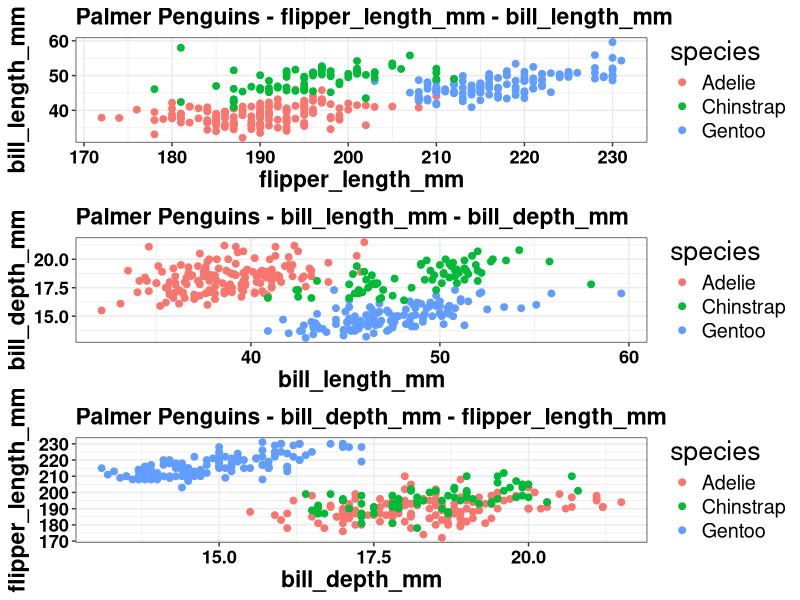
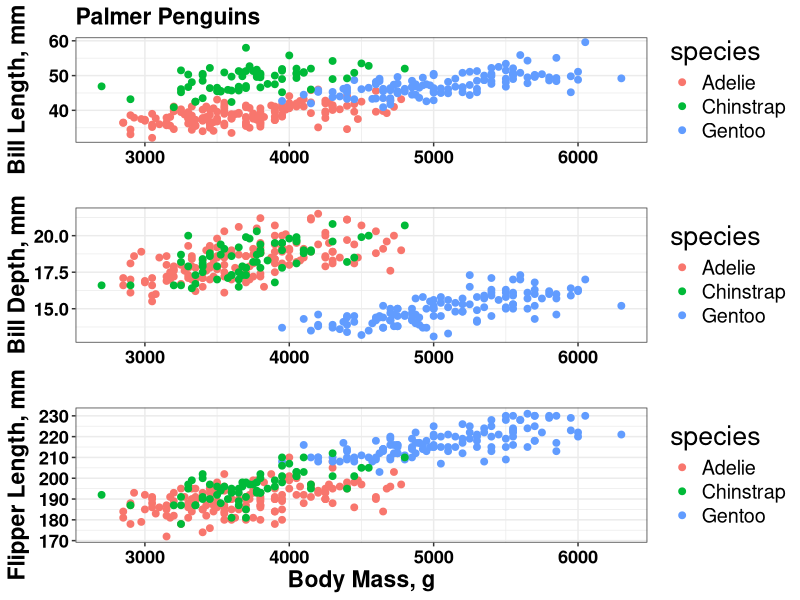
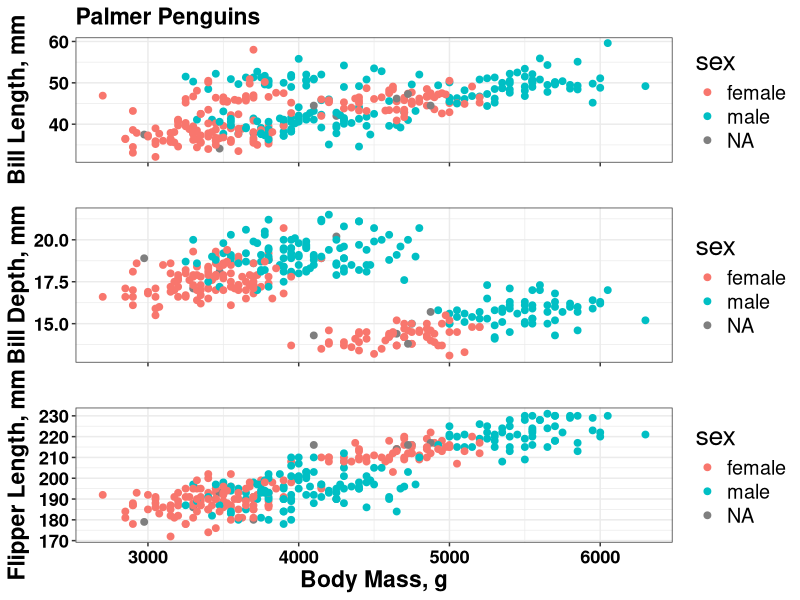

Write the R code that produced these figures, in order.
## ---- chunk 1

## To run from command line:
## Rscript  -e "rmarkdown::render('~/lab/R/var-var-plot.Rmd', output_dir = '~/r-reports/')"

library(dplyr)
library(ggplot2)
library(ggpubr)          # Stack plots with ggpubr::ggarrange
library(palmerpenguins)  # Sample data

pointSize <- 2

theme_jm1 <- theme_bw() + # A decent theme for HTML output
    theme(
        plot.title  = element_text(size = rel(1.5), family = 'Helvetica', face = 'bold'),
        plot.subtitle  = element_text(size = rel(1.3), family = 'Helvetica', face = 'bold'),
        axis.title  = element_text(size = rel(1.5), colour = 'black', face = 'bold'),
        axis.text.x = element_text(angle=0, size = rel(1.5), lineheight = 0.9, colour = 'black', vjust = 1, face = 'bold'),
        axis.text.y = element_text(size = rel(1.5), lineheight = 0.9, colour = 'black', hjust = 1, face = 'bold'),
        legend.title = element_text(size = rel(1.75)),
        legend.key  = element_rect(colour = 'white', fill = 'white'),
        legend.text = element_text(size = rel(1.3))
    )

FigureWidth  <- 14
FigureHeight <- 9

str(penguins)

## ---- chunk 2

## For interactive use select a set of variables, batch job uses the last set defined

vars_to_plot_x <- c('body_mass_g', 'body_mass_g', 'body_mass_g')
vars_to_plot_y <- c('bill_length_mm', 'bill_depth_mm', 'flipper_length_mm')

vars_to_plot_x <- c('flipper_length_mm', 'bill_length_mm', 'bill_depth_mm')
vars_to_plot_y <- c('bill_length_mm', 'bill_depth_mm', 'flipper_length_mm')

penguinPlots <- list()                     # Holds individual plots until they are stacked with ggarrange
for (varnum in 1:length(vars_to_plot_x)) { # Variable variable names
    Title <- paste0('Palmer Penguins', ' - ', vars_to_plot_x[[varnum]], ' - ', vars_to_plot_y[[varnum]])
    penguinPlots[[varnum]] <- ggplot(penguins) +
        geom_point(aes_string(x = vars_to_plot_x[[varnum]], y = vars_to_plot_y[[varnum]], colour = 'species'), size = pointSize) +
        xlab(vars_to_plot_x[[varnum]]) + ylab(vars_to_plot_y[[varnum]]) +
        ggtitle(Title)  + theme_jm1
}

## ---- chunk 3

ggarrange(plotlist = penguinPlots, ncol = 1, nrow = length(penguinPlots), align = "v")

## ---- chunk 4

vars_to_plot_x <- c('body_mass_g', 'body_mass_g', 'body_mass_g')
vars_to_plot_y <- c('bill_length_mm', 'bill_depth_mm', 'flipper_length_mm')

axis_labels_x <- c('', '', 'Body Mass, g')
axis_labels_y <- c('Bill Length, mm', 'Bill Depth, mm', 'Flipper Length, mm')

genPlot <- function(data, title, vars_x, vars_y, ax_lbls_x, ax_lbls_y, var_color) {
    plots <- list()
    for (varnum in 1:length(vars_x)) {
        plots[[varnum]] <- ggplot(data) +
            geom_point(aes_string(x = vars_x[[varnum]], y = vars_y[[varnum]], colour = var_color), size = pointSize) +
            xlab(ax_lbls_x[[varnum]]) + ylab(ax_lbls_y[[varnum]]) +
            theme_jm1
        if (varnum == 1) plots[[varnum]] <- plots[[varnum]] + ggtitle(title) # Title only on top plot
    }
    return(plots)
}

## ---- chunk 5

## Note that all plots are vertically aligned regardless of y-axis tick digits

penguinPlots2 <- genPlot(penguins,'Palmer Penguins', vars_to_plot_x, vars_to_plot_y, axis_labels_x, axis_labels_y, 'species')
ggarrange(plotlist = penguinPlots2, ncol = 1, nrow = length(penguinPlots2), align = "v")

## ---- chunk 6

genPlot2 <- function(data, title, vars_x, vars_y, ax_lbls_x, ax_lbls_y, var_color) {
    plots <- list()
    for (varnum in 1:length(vars_x)) {
        plots[[varnum]] <- ggplot(data) +
            geom_point(aes_string(x = vars_x[[varnum]], y = vars_y[[varnum]], colour = var_color), size = pointSize) +
            xlab(ax_lbls_x[[varnum]]) + ylab(ax_lbls_y[[varnum]]) +
            theme_jm1
        if (varnum == 1)              plots[[varnum]] <- plots[[varnum]] + ggtitle(title)                    # Title only on top plot
        if (varnum != length(vars_x)) plots[[varnum]] <- plots[[varnum]] + scale_x_continuous(labels = NULL) # X axis labels only on bottom
    }
    return(plots)
}

## ---- chunk 7

penguinPlots2 <- genPlot2(penguins,'Palmer Penguins', vars_to_plot_x, vars_to_plot_y, axis_labels_x, axis_labels_y, 'sex')
ggarrange(plotlist = penguinPlots2, ncol = 1, nrow = length(penguinPlots2), align = "v")

